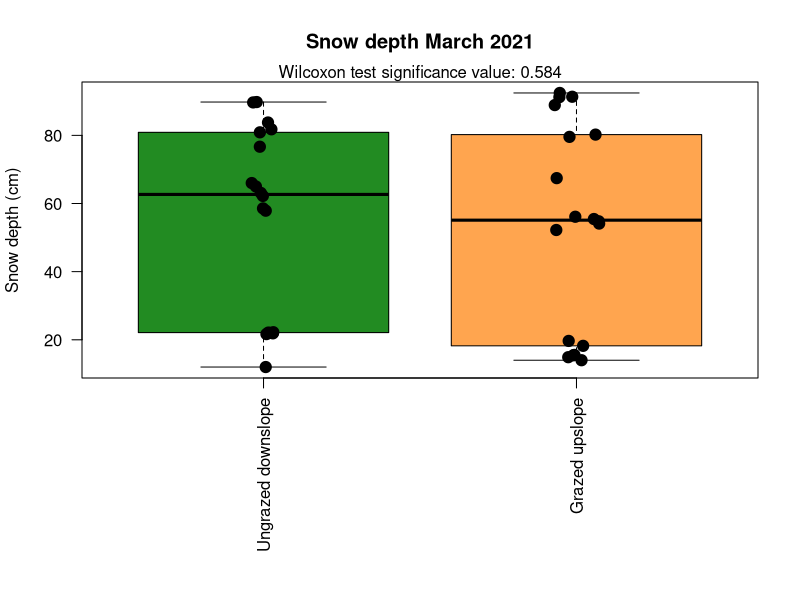
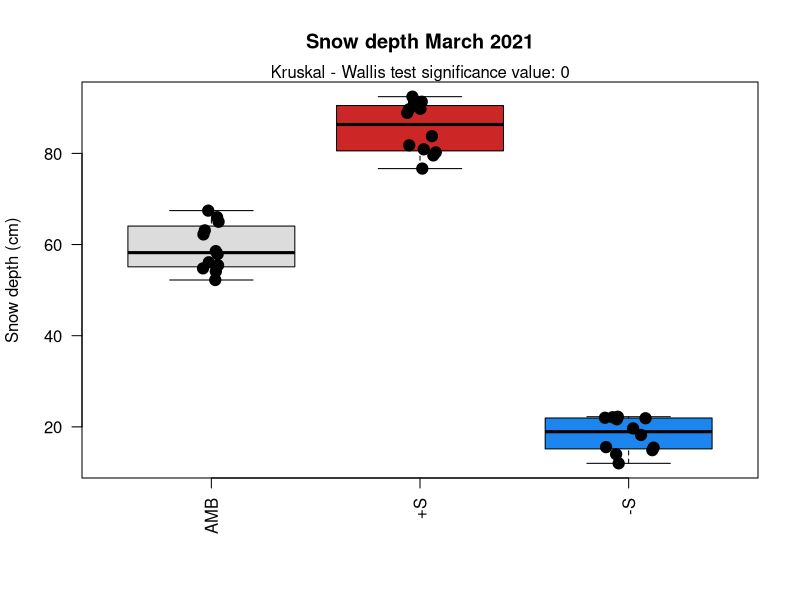
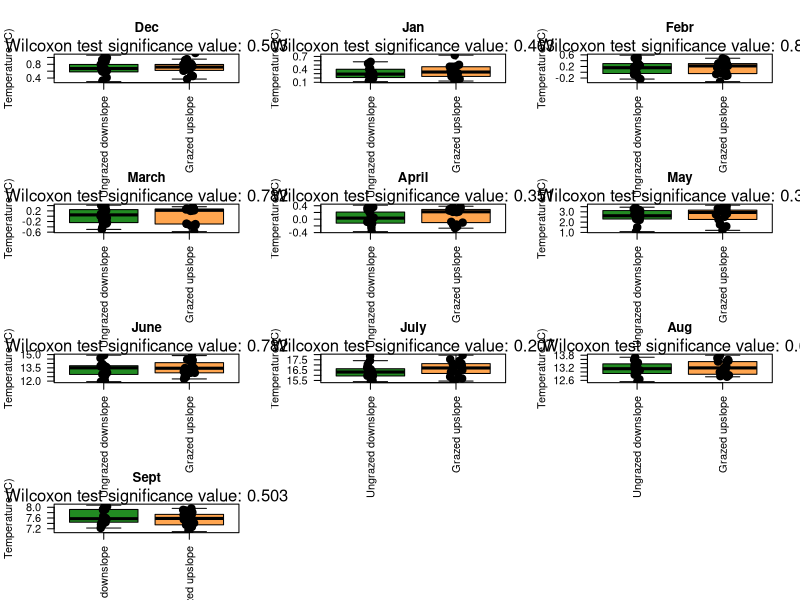
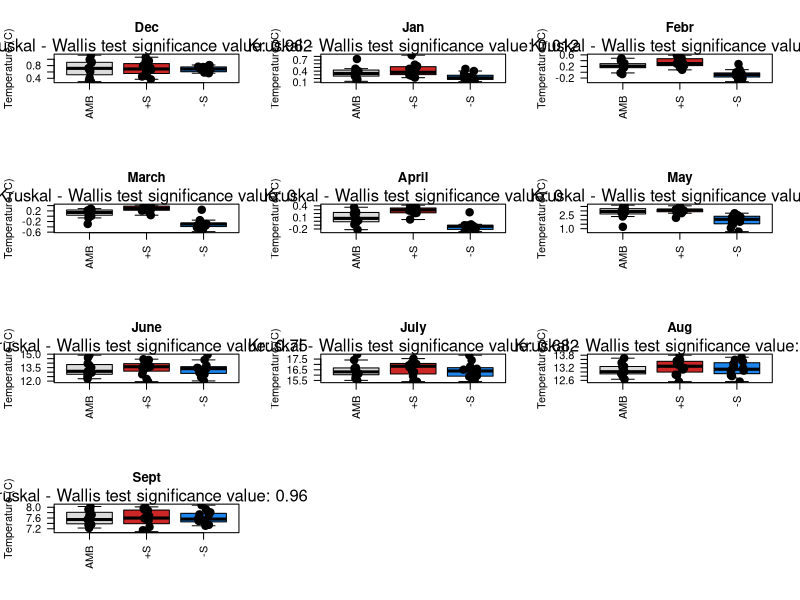

Source code (R) for these figures, in order:
# a small script to plot the soil temperature and snow depth data

# define some needed directories
project_root="" # e.g. "/scratch/project_number/puukkosuo"

# load libraries
library(readxl)
library(lmerTest)

# change to environmental metadata directory
setwd(paste(project_root, "/metadata/environmental_data", sep = ""))

# read-in the the snow depth data
snow_depth_march <- data.frame(read_excel(path = "Temperature_Snow_depth.xlsx", sheet = 3), stringsAsFactors = F, check.names = F)

# define the colors to be used for the grazing treatment
col_ungrazed <- "forestgreen"
col_grazed <- "tan1"

# plot with respect to grazing
vals <- as.numeric(snow_depth_march$Snow_cm)
g <- factor(snow_depth_march$Grazing, levels = c("Ungrazed", "Grazed"))
labs <- c("Ungrazed downslope", "Grazed upslope")

# change directory into the plotting directory - needs to exist
setwd(paste(project_root, "/downstream/manuscript_figures/supplementary", sep = ""))

# plot snow depth with respect to grazing
pdf(file = "snow_depth_grazing_march_2021.pdf", width = 8, height = 8)
par(mar = c(11.1, 4.1, 4.1, 2.1))
boxplot(vals ~ g, ylab = "Snow depth (cm)", xlab = "", names = labs, las = 2, outline = F, main = "Snow depth March 2021", col = c(col_ungrazed, col_grazed))
for(j in 1:length(unique(g))){
  points(x = jitter(rep(as.numeric(unique(g)[j]),length(which(g%in%unique(g)[j]))), factor = 2), y=vals[which(g%in%unique(g)[j])], cex=1.5, pch=19)
}
sig_val <- wilcox.test(x=vals[which(g=="Grazed")], y=vals[which(g=="Ungrazed")], alternative = "two.sided")
mtext(paste("Wilcoxon test significance value:", round(sig_val$p.value, 3)))
dev.off()

# plot with respect to snow treatments
g <- factor(snow_depth_march$Treatment, levels = c("Ctl", "Add", "Rem"))
labs <- c("AMB", "+S", "-S")

pdf(file = "snow_depth_snow_treatment_march_2021.pdf", width = 8, height = 8)
par(mar = c(6.1, 4.1, 4.1, 2.1))
boxplot(vals ~ g, ylab = "Snow depth (cm)", xlab = "", names = labs, las = 2, outline = F, main = "Snow depth March 2021", col = c("gainsboro", "firebrick3", "dodgerblue2"))
for(j in 1:length(unique(g))){
  points(x = jitter(rep(as.numeric(unique(g)[j]),length(which(g%in%unique(g)[j]))), factor = 2), y=vals[which(g%in%unique(g)[j])], cex=1.5, pch=19)
}
sig_val <- kruskal.test(vals~g)
mtext(paste("Kruskal - Wallis test significance value:", round(sig_val$p.value, 3)))
dev.off()

# soil temperature
# change to environmental metadata directory
setwd(paste(project_root, "/metadata/environmental_data", sep = ""))

# read-in the the soil temp data
soil_temp <- data.frame(read_excel(path = "Temperature_Snow_depth.xlsx", sheet = 1), stringsAsFactors = F, check.names = F)

# different annotation used here for the exclusion / grazing treatment, but doesn't matter, everything will postedited in inkscape
soil_temp$Grazing <- factor(soil_temp$Grazing, levels = c("UGr_downslope", "Gr_upslope"))
soil_temp$Snow <- factor(soil_temp$Snow, levels = c("Ctl", "Add", "Rem"))

# change directory into the plotting directory - needs to exist
setwd(paste(project_root, "/downstream/manuscript_figures/supplementary", sep = ""))

# plot month by month
all_months <- unique(soil_temp$Month)
labs <- c("Ungrazed downslope", "Grazed upslope")

pdf(file = "soil_temp_grazing.pdf", width = 11, height = 12, onefile = T)
par(mfrow=c(4,3))
ylab <- "Temperature (C)"
for(i in 1:length(all_months)){
  temp <- soil_temp[which(soil_temp$Month==all_months[i]),]
  vals <- as.numeric(temp$Temp)
  g <- factor(temp$Grazing, levels = c("UGr_downslope", "Gr_upslope"))
  boxplot(vals ~ g, ylab = ylab, xlab = "", las = 2, names = labs, main = all_months[i], col = c(col_ungrazed, col_grazed), outline = F)
  for(j in 1:length(unique(g))){
    points(x = jitter(rep(as.numeric(unique(g)[j]),length(which(g%in%unique(g)[j]))), factor = 2), y=vals[which(g%in%unique(g)[j])], cex=1.5, pch=19)
  }
  sig_val <- wilcox.test(x=vals[which(g=="Gr_upslope")], y=vals[which(g=="UGr_downslope")], alternative = "two.sided")
  mtext(paste("Wilcoxon test significance value:", round(sig_val$p.value, 3)))
}
dev.off()
# soil temp not different at any month.

# snow treatment
labs <- c("AMB", "+S", "-S")
pdf(file = "soil_temp_snow_treatment.pdf", width = 11, height = 12, onefile = T)
par(mfrow=c(4,3))
ylab <- "Temperature (C)"
for(i in 1:length(all_months)){
  temp <- soil_temp[which(soil_temp$Month==all_months[i]),]
  vals <- as.numeric(temp$Temp)
  g <- factor(temp$Snow, levels = c("Ctl", "Add", "Rem"))
  boxplot(vals ~ g, ylab = ylab, xlab = "", names = labs, las = 2, main = all_months[i], col = c("gainsboro", "firebrick3", "dodgerblue2"), outline = F)
  for(j in 1:length(unique(g))){
    points(x = jitter(rep(as.numeric(unique(g)[j]),length(which(g%in%unique(g)[j]))), factor = 2), y=vals[which(g%in%unique(g)[j])], cex=1.5, pch=19)
  }
  sig_val <- kruskal.test(vals~g)
  mtext(paste("Kruskal - Wallis test significance value:", round(sig_val$p.value, 3)))
}
dev.off()

# print out session info
print("SessionInfo:")
sessionInfo()
